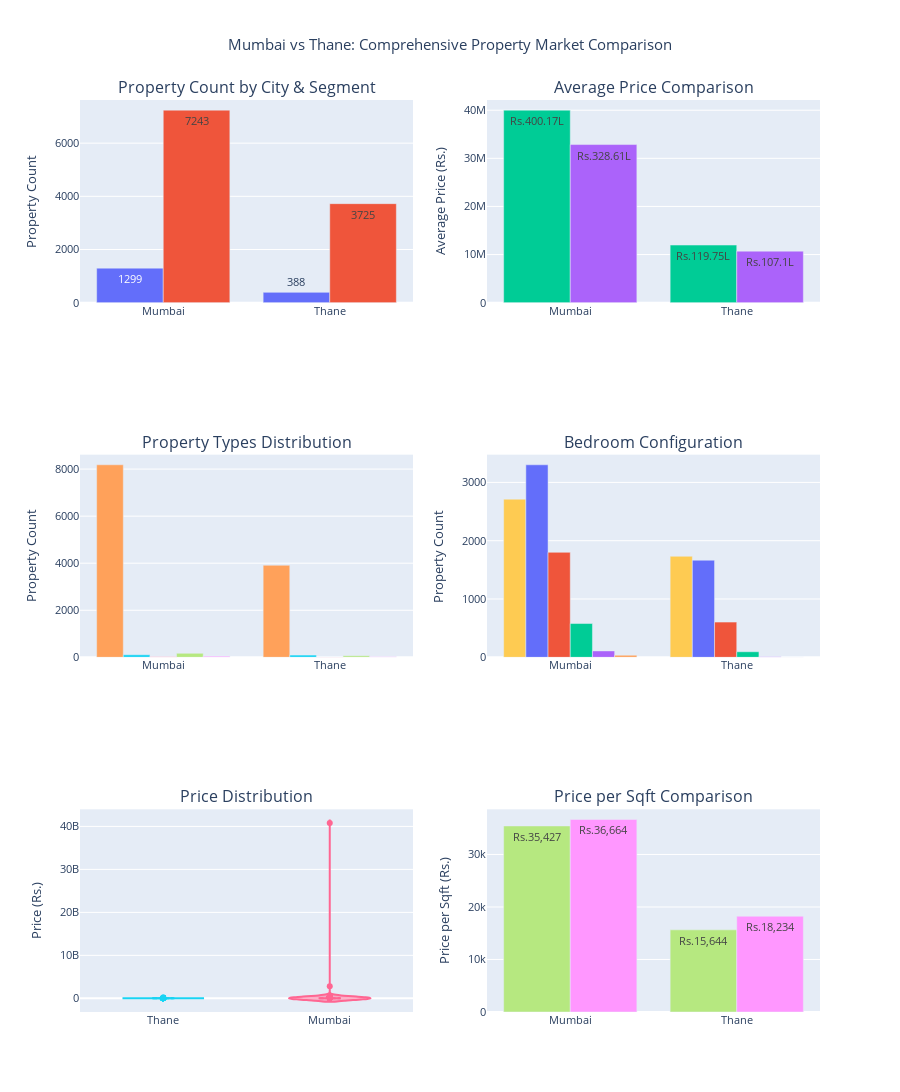

Write notebook code for a chart like this one.
### Code cell
# create subplot figure
fig = make_subplots(
    rows=3, cols=2,
    subplot_titles=(
        'Property Count by City & Segment',
        'Average Price Comparison',
        'Property Types Distribution',
        'Bedroom Configuration',
        'Price Distribution',
        'Price per Sqft Comparison'
    ),
    specs=[[{"type": "bar"}, {"type": "bar"}],
            [{"type": "bar"}, {"type": "bar"}],
            [{"type": "violin"}, {"type": "bar"}]]
)

# 1. property count by city and segment
segment_city = df_filtered.groupby(['City', 'Property_Segment']).size().unstack(fill_value=0)

for segment in segment_city.columns:
    fig.add_trace(
        go.Bar(
            name=segment,
            x=segment_city.index,
            y=segment_city[segment],
            text=segment_city[segment],
            textposition='auto',
            showlegend=False
        ),
        row=1, col=1
    )

# 2. average price comparison
avg_prices = df_filtered.groupby(['City', 'Property_Segment'])['Price'].mean().unstack(fill_value=0)

for segment in avg_prices.columns:
    fig.add_trace(
        go.Bar(
            name=f'{segment} Avg Price',
            x=avg_prices.index,
            y=avg_prices[segment],
            text=[f'Rs.{round(val/100000, 2)}L' for val in avg_prices[segment]],
            textposition='auto',
            showlegend=False
        ),
        row=1, col=2
    )

# 3. property types distribution
prop_type_city = df_filtered.groupby(['City', 'Type of Property']).size().unstack(fill_value=0)

for prop_type in prop_type_city.columns:
    fig.add_trace(
        go.Bar(
            name=prop_type,
            x=prop_type_city.index,
            y=prop_type_city[prop_type],
            showlegend=False
        ),
        row=2, col=1
    )

# 4. bedroom configuration
bedroom_city = df_filtered.groupby(['City', 'bedroom']).size().unstack(fill_value=0)

for bedroom in bedroom_city.columns:
    fig.add_trace(
        go.Bar(
            name=f'{bedroom} BHK',
            x=bedroom_city.index,
            y=bedroom_city[bedroom],
            showlegend=False
        ),
        row=2, col=2
    )

# 5. price distribution (Violin plots)
for city in df_filtered['City'].unique():
    city_data = df_filtered[df_filtered['City'] == city]
    fig.add_trace(
        go.Violin(
            y=city_data['Price'],
            name=city,
            box_visible=True,
            meanline_visible=True,
            showlegend=False
        ),
        row=3, col=1
    )

# 6. price per sqft comparison
price_per_sqft = df_filtered[df_filtered['Price_Per_Sqft'] > 0].groupby(['City', 'Property_Segment'])['Price_Per_Sqft'].mean().unstack(fill_value=0)

for segment in price_per_sqft.columns:
    fig.add_trace(
        go.Bar(
            name=f'{segment} Price/Sqft',
            x=price_per_sqft.index,
            y=price_per_sqft[segment],
            text=[f'Rs.{round(val)}' for val in price_per_sqft[segment]],
            textposition='auto',
            showlegend=False
        ),
        row=3, col=2
    )

# update layout
fig.update_layout(
    title_text="Mumbai vs Thane: Comprehensive Property Market Comparison",
    height=1200,
    showlegend=True,
    title_x=0.5,
    font=dict(size=11)
)

# update y-axes labels
fig.update_yaxes(title_text="Property Count", row=1, col=1)
fig.update_yaxes(title_text="Average Price (Rs.)", row=1, col=2)
fig.update_yaxes(title_text="Property Count", row=2, col=1)
fig.update_yaxes(title_text="Property Count", row=2, col=2)
fig.update_yaxes(title_text="Price (Rs.)", row=3, col=1)
fig.update_yaxes(title_text="Price per Sqft (Rs.)", row=3, col=2)

### Figure 1 — Plotly figure (JSON) as saved in the notebook; plotly's stock layout.template omitted (floating-point values rounded to 4 significant figures; data arrays with more than 128 entries replaced by an {"elided": "..."} marker saying what was removed)
{"data": [{"name": "Commercial", "showlegend": false, "text": [1299.0, 388.0], "textposition": "auto", "type": "bar", "x": ["Mumbai", "Thane"], "xaxis": "x", "y": [1299, 388], "yaxis": "y"}, {"name": "Residential", "showlegend": false, "text": [7243.0, 3725.0], "textposition": "auto", "type": "bar", "x": ["Mumbai", "Thane"], "xaxis": "x", "y": [7243, 3725], "yaxis": "y"}, {"name": "Commercial Avg Price", "showlegend": false, "text": ["Rs.400.17L", "Rs.119.75L"], "textposition": "auto", "type": "bar", "x": ["Mumbai", "Thane"], "xaxis": "x2", "y": [40020000.0, 11980000.0], "yaxis": "y2"}, {"name": "Residential Avg Price", "showlegend": false, "text": ["Rs.328.61L", "Rs.107.1L"], "textposition": "auto", "type": "bar", "x": ["Mumbai", "Thane"], "xaxis": "x2", "y": [32860000.0, 10710000.0], "yaxis": "y2"}, {"name": "Apartment", "showlegend": false, "type": "bar", "x": ["Mumbai", "Thane"], "xaxis": "x3", "y": [8183, 3913], "yaxis": "y3"}, {"name": "Builder Floor Apartment", "showlegend": false, "type": "bar", "x": ["Mumbai", "Thane"], "xaxis": "x3", "y": [111, 94], "yaxis": "y3"}, {"name": "Penthouse", "showlegend": false, "type": "bar", "x": ["Mumbai", "Thane"], "xaxis": "x3", "y": [26, 12], "yaxis": "y3"}, {"name": "Residential House", "showlegend": false, "type": "bar", "x": ["Mumbai", "Thane"], "xaxis": "x3", "y": [171, 67], "yaxis": "y3"}, {"name": "Villa", "showlegend": false, "type": "bar", "x": ["Mumbai", "Thane"], "xaxis": "x3", "y": [51, 27], "yaxis": "y3"}, {"name": "1 BHK", "showlegend": false, "type": "bar", "x": ["Mumbai", "Thane"], "xaxis": "x4", "y": [2713, 1733], "yaxis": "y4"}, {"name": "2 BHK", "showlegend": false, "type": "bar", "x": ["Mumbai", "Thane"], "xaxis": "x4", "y": [3302, 1666], "yaxis": "y4"}, {"name": "3 BHK", "showlegend": false, "type": "bar", "x": ["Mumbai", "Thane"], "xaxis": "x4", "y": [1801, 604], "yaxis": "y4"}, {"name": "4 BHK", "showlegend": false, "type": "bar", "x": ["Mumbai", "Thane"], "xaxis": "x4", "y": [580, 96], "yaxis": "y4"}, {"name": "5 BHK", "showlegend": false, "type": "bar", "x": ["Mumbai", "Thane"], "xaxis": "x4", "y": [110, 11], "yaxis": "y4"}, {"name": "6 BHK", "showlegend": false, "type": "bar", "x": ["Mumbai", "Thane"], "xaxis": "x4", "y": [36, 3], "yaxis": "y4"}, {"box": {"visible": true}, "meanline": {"visible": true}, "name": "Thane", "showlegend": false, "type": "violin", "xaxis": "x5", "y": {"elided": "4113 float values"}, "yaxis": "y5"}, {"box": {"visible": true}, "meanline": {"visible": true}, "name": "Mumbai", "showlegend": false, "type": "violin", "xaxis": "x5", "y": {"elided": "8542 float values"}, "yaxis": "y5"}, {"name": "Commercial Price/Sqft", "showlegend": false, "text": ["Rs.35,427", "Rs.15,644"], "textposition": "auto", "type": "bar", "x": ["Mumbai", "Thane"], "xaxis": "x6", "y": [35430.0, 15640.0], "yaxis": "y6"}, {"name": "Residential Price/Sqft", "showlegend": false, "text": ["Rs.36,664", "Rs.18,234"], "textposition": "auto", "type": "bar", "x": ["Mumbai", "Thane"], "xaxis": "x6", "y": [36660.0, 18230.0], "yaxis": "y6"}], "layout": {"annotations": [{"font": {"size": 16}, "showarrow": false, "text": "Property Count by City & Segment", "x": 0.225, "xanchor": "center", "xref": "paper", "y": 1, "yanchor": "bottom", "yref": "paper"}, {"font": {"size": 16}, "showarrow": false, "text": "Average Price Comparison", "x": 0.775, "xanchor": "center", "xref": "paper", "y": 1, "yanchor": "bottom", "yref": "paper"}, {"font": {"size": 16}, "showarrow": false, "text": "Property Types Distribution", "x": 0.225, "xanchor": "center", "xref": "paper", "y": 0.6111, "yanchor": "bottom", "yref": "paper"}, {"font": {"size": 16}, "showarrow": false, "text": "Bedroom Configuration", "x": 0.775, "xanchor": "center", "xref": "paper", "y": 0.6111, "yanchor": "bottom", "yref": "paper"}, {"font": {"size": 16}, "showarrow": false, "text": "Price Distribution", "x": 0.225, "xanchor": "center", "xref": "paper", "y": 0.2222, "yanchor": "bottom", "yref": "paper"}, {"font": {"size": 16}, "showarrow": false, "text": "Price per Sqft Comparison", "x": 0.775, "xanchor": "center", "xref": "paper", "y": 0.2222, "yanchor": "bottom", "yref": "paper"}], "font": {"size": 11}, "height": 1200, "showlegend": true, "title": {"text": "Mumbai vs Thane: Comprehensive Property Market Comparison", "x": 0.5}, "xaxis": {"anchor": "y", "domain": [0, 0.45]}, "xaxis2": {"anchor": "y2", "domain": [0.55, 1]}, "xaxis3": {"anchor": "y3", "domain": [0, 0.45]}, "xaxis4": {"anchor": "y4", "domain": [0.55, 1]}, "xaxis5": {"anchor": "y5", "domain": [0, 0.45]}, "xaxis6": {"anchor": "y6", "domain": [0.55, 1]}, "yaxis": {"anchor": "x", "domain": [0.7778, 1], "title": {"text": "Property Count"}}, "yaxis2": {"anchor": "x2", "domain": [0.7778, 1], "title": {"text": "Average Price (Rs.)"}}, "yaxis3": {"anchor": "x3", "domain": [0.3889, 0.6111], "title": {"text": "Property Count"}}, "yaxis4": {"anchor": "x4", "domain": [0.3889, 0.6111], "title": {"text": "Property Count"}}, "yaxis5": {"anchor": "x5", "domain": [0, 0.2222], "title": {"text": "Price (Rs.)"}}, "yaxis6": {"anchor": "x6", "domain": [0, 0.2222], "title": {"text": "Price per Sqft (Rs.)"}}}}
